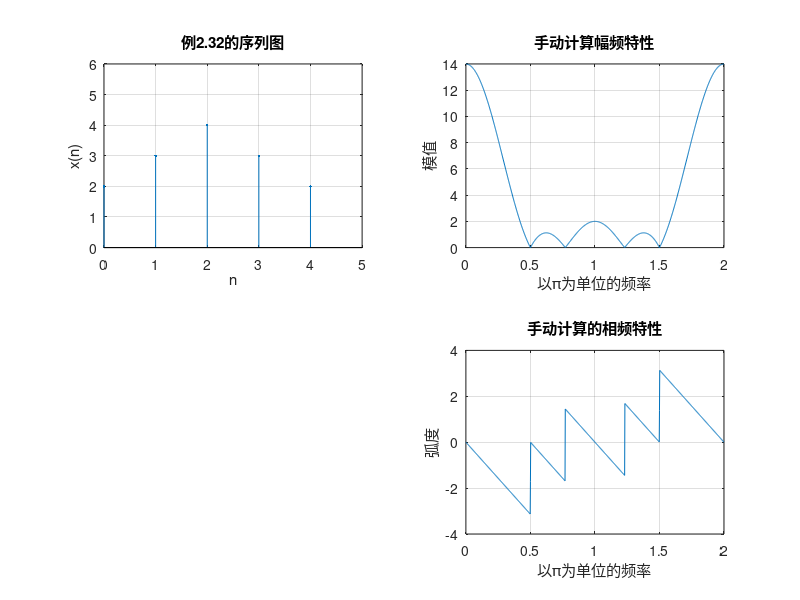
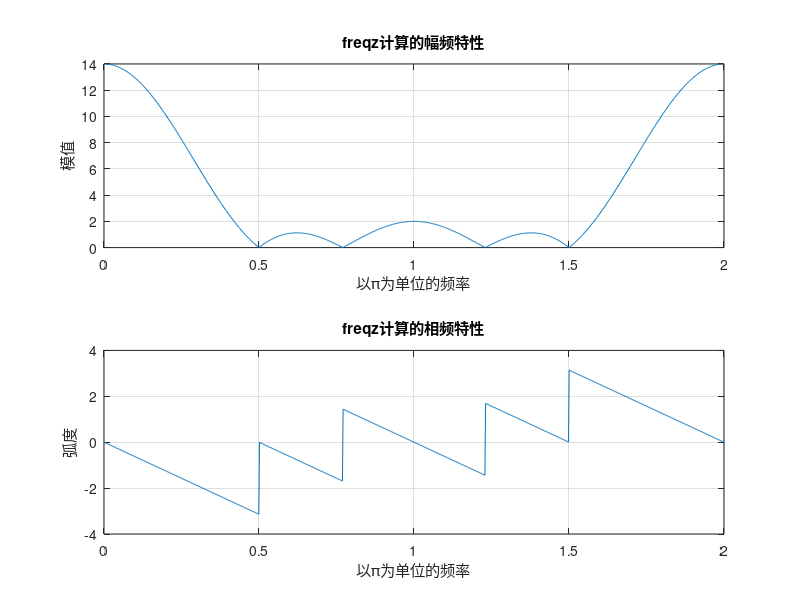

These charts were generated, in order, by the following MATLAB code:
clc;clear;

% 方法1：手动计算DTFT
n = 0:4;
x = [2, 3, 4, 3, 2];
k = 0:1000;
w = (pi/500) * k;
X = x * exp(-1j*pi/500).^(n'*k);
magX = abs(X);  % 幅频特性
angX = angle(X);  % 相频特性

% 方法2：用freqz函数计算
b = x;
a = 1;
N = 1001;
[X_freqz, w_freqz] = freqz(b, a, N, 'whole');
magX_freqz = abs(X_freqz);
angX_freqz = angle(X_freqz);

subplot(2, 2, 1);
stem(n, x, '.');
title('例2.32的序列图');
xlabel('n');
ylabel('x(n)');
axis([0, 5, 0, 6]);
grid on;

subplot(2, 2, 2);
plot(w/pi, magX);
title('手动计算幅频特性');
xlabel('以\pi为单位的频率');
ylabel('模值');
grid on;

subplot(2, 2, 4);
plot(w/pi, angX);
title('手动计算的相频特性');
xlabel('以\pi为单位的频率');
ylabel('弧度');
grid on;

% 绘制freqz计算的幅频特性
figure;
subplot(2, 1, 1);
plot(w_freqz/pi, magX_freqz);
title('freqz计算的幅频特性');
xlabel('以\pi为单位的频率');
ylabel('模值');
grid on;

subplot(2, 1, 2);
plot(w_freqz/pi, angX_freqz);
title('freqz计算的相频特性');
xlabel('以\pi为单位的频率');
ylabel('弧度');
grid on;
